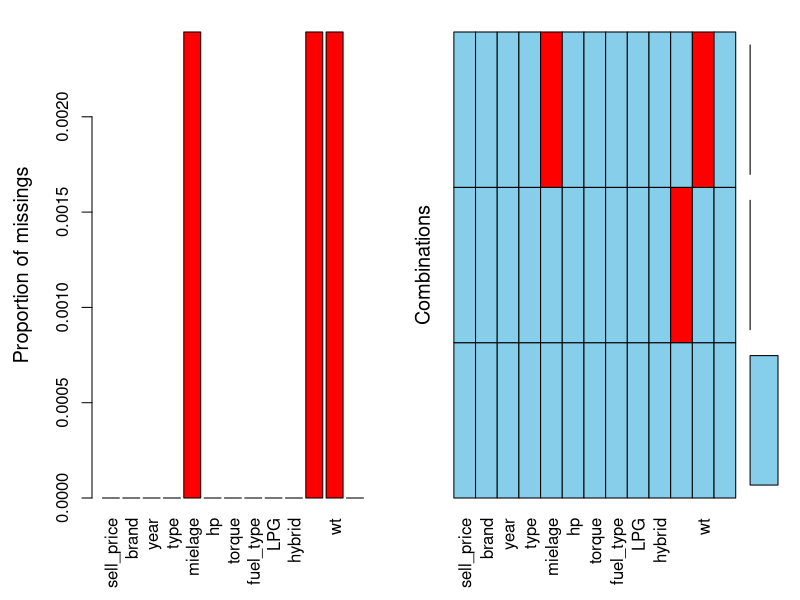
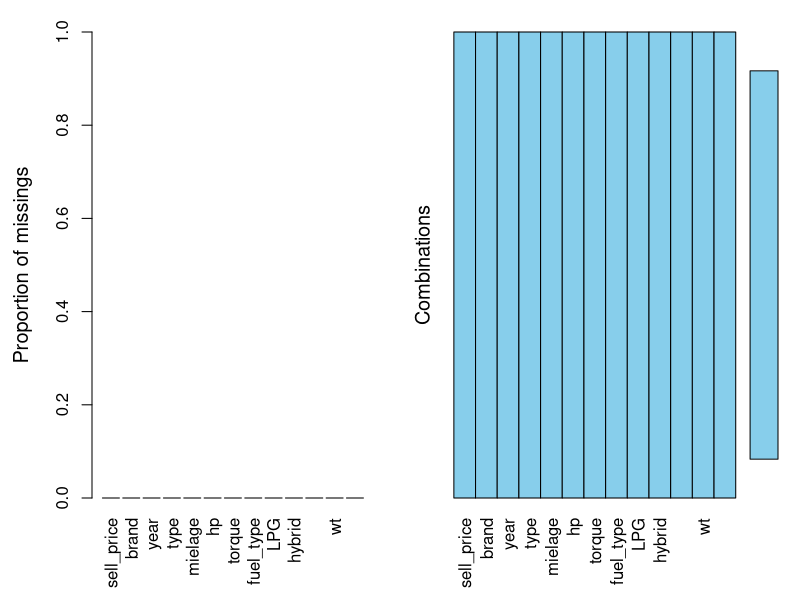
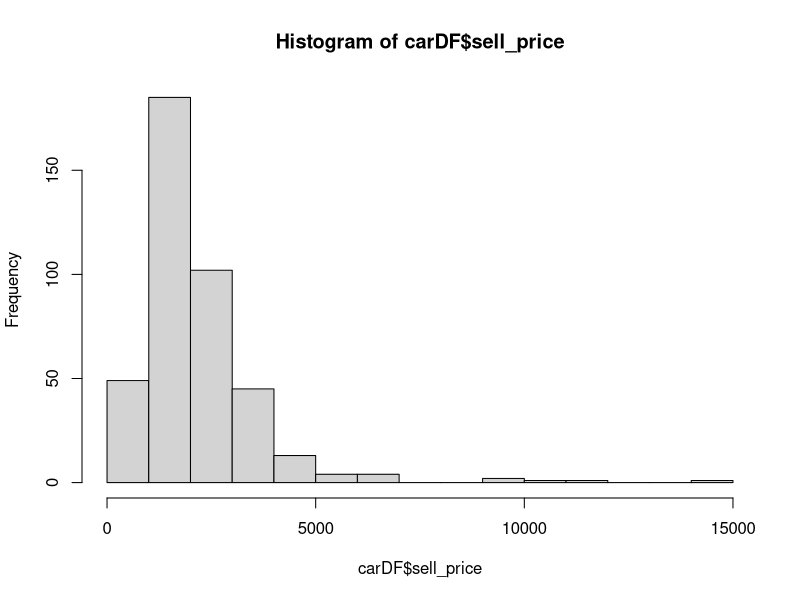
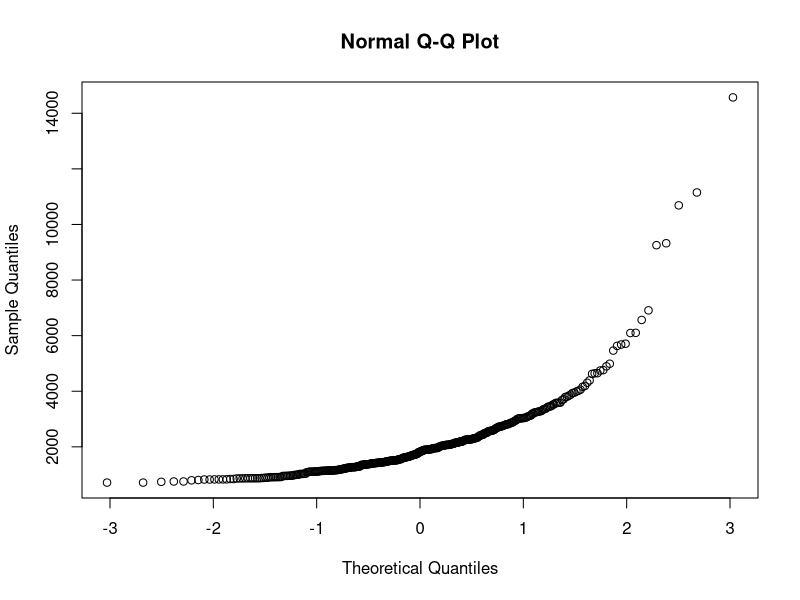
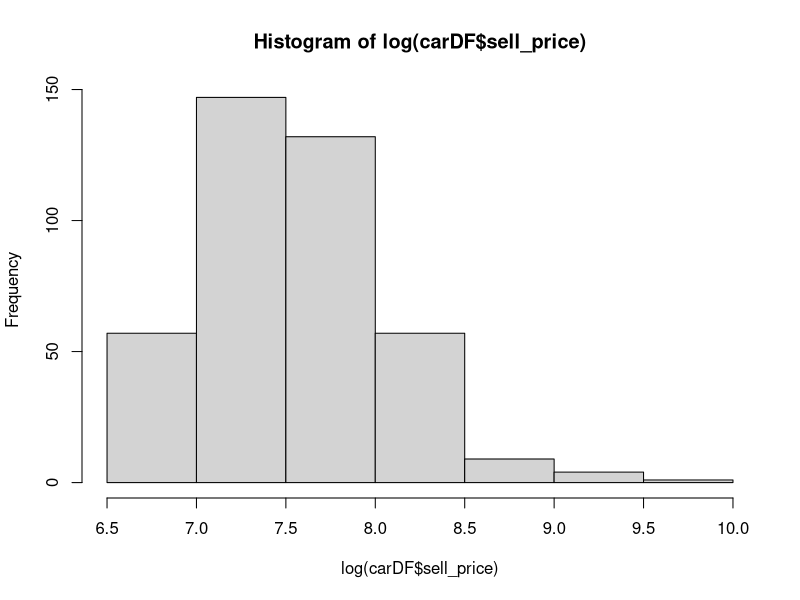
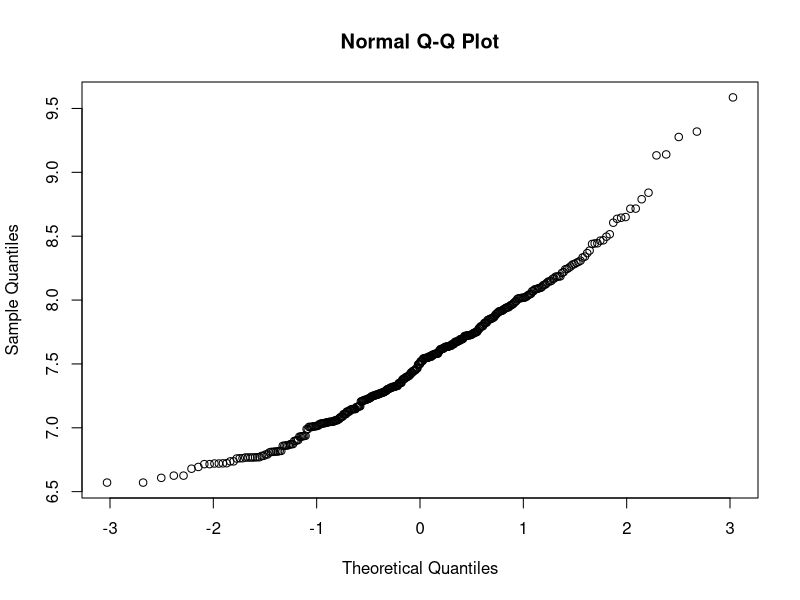
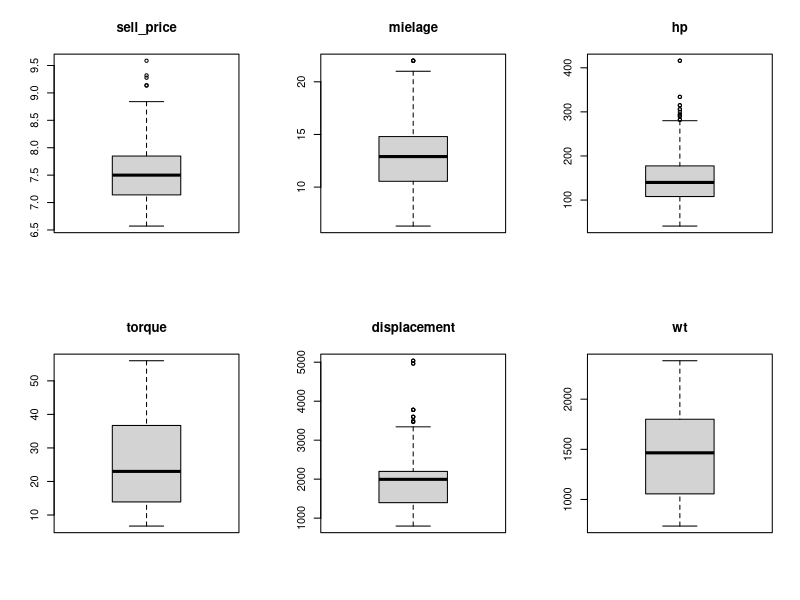
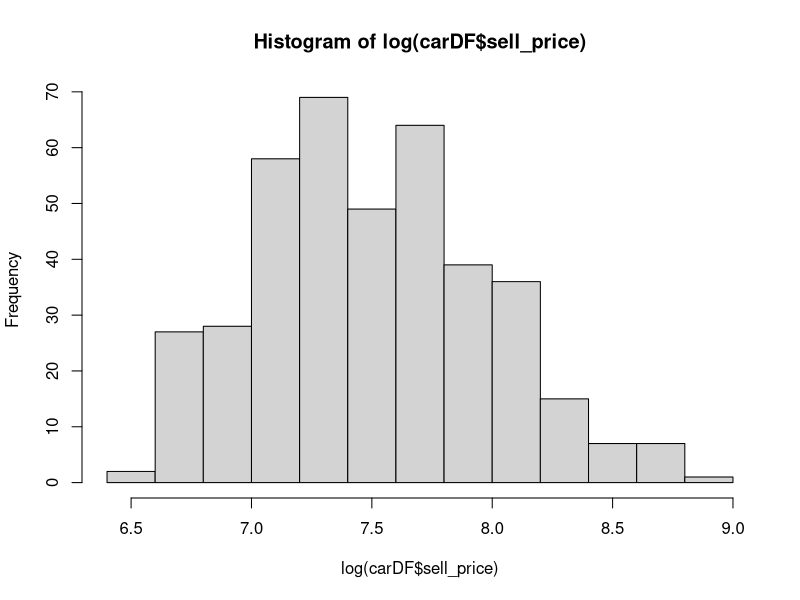

The R script that drew these images, in order:
## ---- chunk 1
library(VIM)
library(leaps)
library(psych)
library(car)
library(ggplot2)
library(patchwork)
library(tidyverse)

carDF <- read.csv('car_price.csv', fileEncoding = 'cp949', encoding = 'cp949')
head(carDF)
## ---- chunk 2
carDF[sapply(carDF, is.character)] <- lapply(carDF[sapply(carDF, is.character)], as.factor)
carDF$year <- as.factor(carDF$year)
carDF$LPG <- as.factor(carDF$LPG)
carDF$hybrid <- as.factor(carDF$hybrid)
str(carDF)
## ---- chunk 3
dim(carDF)
VIM::aggr(carDF)
carDF <- na.omit(carDF)
dim(carDF)
VIM::aggr(carDF)
## ---- chunk 4
hist(carDF$sell_price)
qqnorm(carDF$sell_price)
hist(log(carDF$sell_price))
qqnorm(log(carDF$sell_price))
shapiro.test(log(carDF$sell_price))
## ---- chunk 5
par(mfrow=c(2,3))
boxplot(log(carDF$sell_price), main = 'sell_price')
boxplot(carDF$mielage, main = 'mielage')
boxplot(carDF$hp, main = 'hp')
boxplot(carDF$torque, main = 'torque')
boxplot(carDF$displacement, main = 'displacement')
boxplot(carDF$wt, main = 'wt')
par(mfrow=c(1,1))

carDF <- carDF[log(carDF$sell_price) < 9, ]
## ---- chunk 6
hist(log(carDF$sell_price))
qqnorm(log(carDF$sell_price))
## ---- chunk 7
g1 <- ggplot(data = carDF, aes(brand)) + geom_bar(aes(fill=brand)) + theme_bw()
g2 <- ggplot(data = carDF, aes(year)) + geom_bar(aes(fill=year)) + theme_bw()
g3 <- ggplot(data = carDF, aes(type)) + geom_bar(aes(fill=type)) + theme_bw()
g4 <- ggplot(data = carDF, aes(fuel_type)) + geom_bar(aes(fill=fuel_type)) + theme_bw()
g5 <- ggplot(data = carDF, aes(LPG)) + geom_bar(aes(fill=LPG)) + theme_bw()
g6 <- ggplot(data = carDF, aes(hybrid)) + geom_bar(aes(fill=hybrid)) + theme_bw()
g7 <- ggplot(data = carDF, aes(transmission_type)) + geom_bar(aes(fill=transmission_type)) + theme_bw()
(g1 + g2) / (g3 + g4) / (g5 + g6 + g7)

## ---- chunk 8
model <- lm(sell_price~., data = carDF)
summary(model)
## ---- chunk 9
model_forward <- lm(sell_price ~ 1, data = carDF)
model_forward <- step(model_forward, scope=list(lower=model_forward, upper=model), direction = "forward")
summary(model_forward)
## ---- chunk 10
model_backward <- lm(sell_price ~ 1, data = carDF)
model_backward <- step(model, scope=list(lower=model_backward, upper=model), direction = "backward")
summary(model_backward)
## ---- chunk 11
model_both <- lm(sell_price ~ 1, data = carDF)
model_both <- step(model_both, scope=list(lower=model_both, upper=model), direction = "both")
summary(model_both)
## ---- chunk 12
pairs(~ brand + type + displacement + wt + transmission_type + mielage + torque, data = carDF, pch = 21, bg = c("red", "blue", "green"))

## ---- chunk 13
model <- lm(sell_price ~ brand + type + displacement + wt + transmission_type + mielage + torque, data = carDF)
vif(model)
model <- lm(sell_price ~ brand + type + displacement + transmission_type + mielage + torque, data = carDF)
## ---- chunk 14
plot(model)
## ---- chunk 15
model <- lm(sell_price ~ brand + type + displacement + transmission_type + mielage + torque, data = carDF)
pre <- predict(model, test_modedl = carDF, interval = "prediction")
pre <- as.data.frame(pre)
pre <- cbind(pre, carDF$sell_price)
Success <- NA
pre <- cbind(pre, Success)
pre$Success[pre$'carDF$sell_price' >= pre$lwr & pre$'carDF$sell_price' <= pre$upr] <- T
pre$Success[is.na(pre$Success)] <- F
head(pre)
## ---- chunk 16
sqrt(sum(sapply(carDF[, 1] - predict(model, carDF[, -1]), FUN = function(x) {x^2})) / dim(carDF)[1])
sum(pre$Success=="TRUE")/dim(pre)[1]
## ---- chunk 17
set.seed(1)
test_index<- sample(1:dim(carDF)[1], as.integer(dim(carDF)[1]*0.2) , replace = F)
train_df <- carDF[-test_index,]
test_df <- carDF[test_index,]

model <- lm(sell_price ~ brand + type + displacement + transmission_type + mielage + torque, data = train_df)

pre <- predict(model, test_df[, -1], interval = "prediction")
pre <- as.data.frame(pre)
pre <- cbind(pre, test_df$sell_price)
Success <- NA
pre <- cbind(pre, Success)
pre$Success[pre$'test_df$sell_price' >= pre$lwr & pre$'test_df$sell_price' <= pre$upr] <- T
pre$Success[is.na(pre$Success)] <- F
head(pre)
## ---- chunk 18
sqrt(sum(sapply(test_df[, 1] - predict(model, test_df[, -1]), FUN = function(x) {x^2})) / dim(test_df)[1])
sum(pre$Success=="TRUE")/dim(pre)[1]
